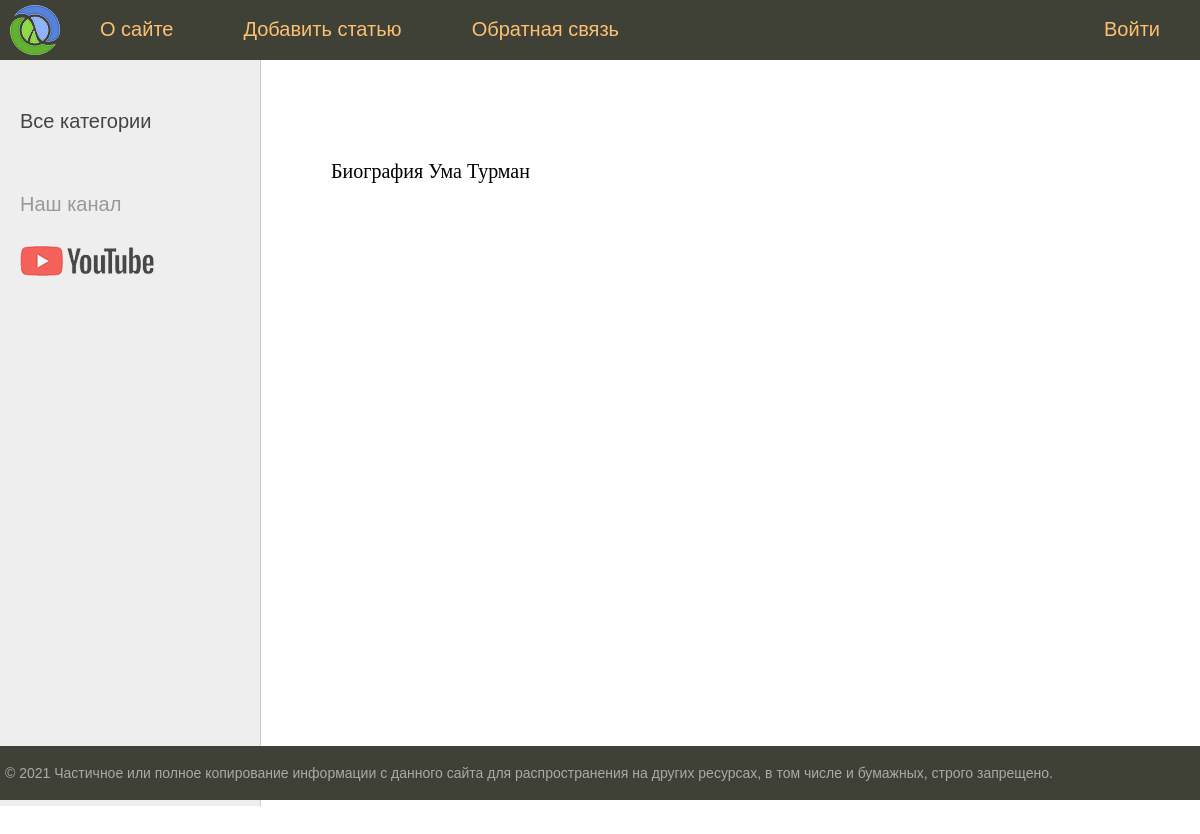
The app's page /post/4/, older data.
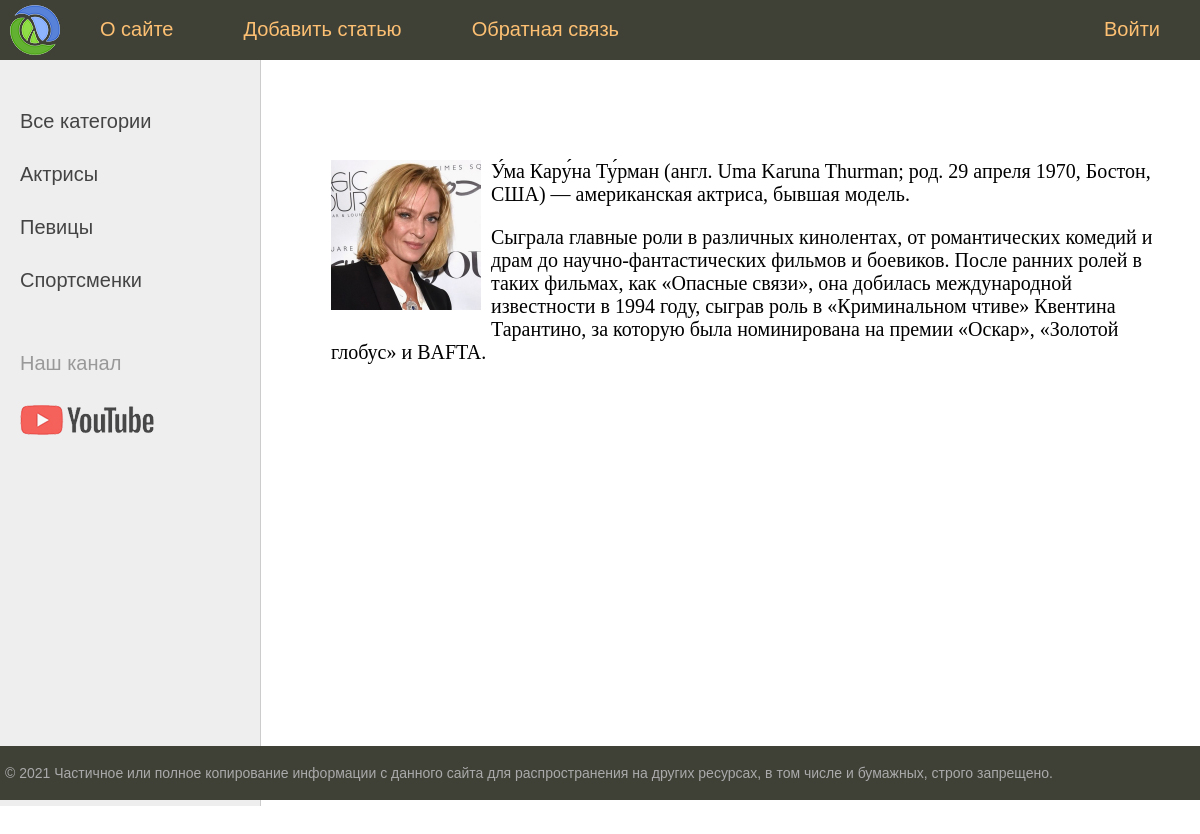
The same page, newer data.
### women/models.py (models this page shows, shortened)
class Women(models.Model):
    title = models.CharField(max_length=255, verbose_name='Заголовок')
    content = models.TextField(blank=True, verbose_name='Контент')
    photo = models.ImageField(upload_to="photos/%Y/%m/%d", verbose_name='Фотография')
    time_create = models.DateTimeField(auto_now_add=True, verbose_name='Время создания')
    time_update = models.DateTimeField(auto_now=True, verbose_name='Время изменения')
    is_published = models.BooleanField(default=True, verbose_name='Публикация')
    cat = models.ForeignKey('Category', on_delete=models.PROTECT, null=True, verbose_name='Категория')
    class Meta:
        ordering = ('title',)
        verbose_name = 'Женщина'
        verbose_name_plural = 'Женщины'

class Category(models.Model):
    name = models.CharField(max_length=100, db_index=True, verbose_name='Категория')
    def get_absolute_url(self):
        return reverse('category', kwargs={'cat_id': self.pk})
    class Meta:
        ordering = ('name',)
        verbose_name = 'Категорию'
        verbose_name_plural = 'Категории'

### women/views.py (the view)
# urls.py: path('post/<int:post_id>/', show_post, name='post'),
def show_post(request, post_id):
    posts = Women.objects.all()
    context = {
                'menu': menu,
                'posts': posts,
                'title': 'Пост',
                'post_selected': post_id,
                }
    return render(request, 'women/post.html', context=context)

### women/templatetags/women_tags.py (called while the page is built)
@register.inclusion_tag('women/list_categories.html')
def show_categories(sort=None, cat_selected=0):
    if not sort:
        cats = Category.objects.all()
    else:
        cats = Category.objects.order_by(sort)
    return {"cats": cats, "cat_selected": cat_selected}

### women/templates/women/post.html
{% extends 'women/base.html' %}
{% block content %}
<ul class="list-articles">
	{% for p in posts %}
	{% if p.pk == post_selected %}
		{% if p.photo %}
			<p><img src="{{ p.photo.url }}" alt="" class="img-article-left thumb"></p>
		{% endif %}
		{% autoescape on %}
			{{p.content|linebreaks}}
		{% endautoescape %}
	{% endif %}
	{% endfor %}
</ul>
{% endblock %}

### women/templates/women/list_categories.html
{% for c in cats %}
	{% if c.pk == cat_selected %}
		<li class="selected">{{c.name}}</li>
	{% else %}
		<li><a href="{{ c.get_absolute_url }}">{{c.name}}</a></li>
	{% endif %}
{% endfor %}

Row changes from the older to the newer data that the page shows:
added Category: name "Актрисы"
added Category: name "Певицы"
added Category: name "Спортсменки"
changed Women: photo: picture added; content "Биография Ума Турман" → "У́ма Кару́на Ту́рман (англ. Uma Karuna Thurman; род. 29 апреля 1970, Бостон, США) — американская актриса, бывшая модель. Сыграла главные роли в различных кинолентах, от романтических комедий и драм до научно-фантастических фильмов и боевиков. После ранних ролей в таких фильмах, как «Опасные связи», она добилась международной известности в 1994 году, сыграв роль в «Криминальном чтиве» Квентина Тарантино, за которую была номинирована на премии «Оскар», «Золотой глобус» и BAFTA."
